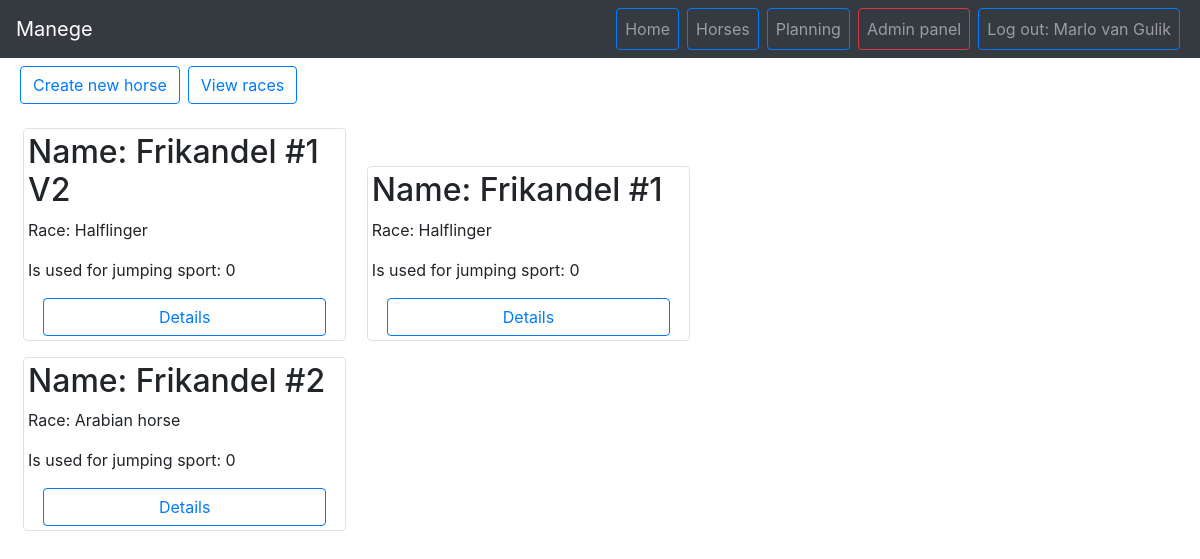
Page /horses (signed in) on the committed database.
### tables this page shows
CREATE TABLE `horses` (
  `id` int(11) NOT NULL,
  `name` varchar(30) NOT NULL,
  `race` int(11) NOT NULL,
  `age` int(11) NOT NULL,
  `used-for-jump` tinyint(1) NOT NULL,
  `height` int(11) NOT NULL
);

### core/core.php (called while the page is built, shortened)
<?php
function createConn() {
    $conn = NULL;
    try {
        $conn = new PDO(DB_TYPE . ':host=' . DB_HOST . ';dbname=' . DB_NAME . ';charset=' . DB_CHARSET, DB_USER, DB_PASS);
    } catch(PDOexception $exception) {
        echo $exception;
        return NULL;
    }
    return $conn;
}
function DBcommand($statement, $args) {
    foreach(array_keys($args) as $currentArgKey) {
        $args[$currentArgKey] = htmlspecialchars($args[$currentArgKey]);
    }
	$connection = createConn();
	if($connection != NULL) {
		$execStatement = $connection->prepare($statement);
		$execStatement->execute($args);
		$output = [
			'output' => $execStatement->fetchAll(),
			'errorCode' => $execStatement->errorCode()
		];
		return $output;
	}
}
function render($filename, $data = null)
{
	require(ROOT . 'view/templates/header.php');
	require(ROOT . 'view/' . $filename . '.php');
	require(ROOT . 'view/templates/footer.php');
}

### controller/horsesController.php (called while the page is built, shortened)
<?php
function index() {
    render("horse/index", array(
        'allHorses' => getAllHorses()
    ));
}

### public/index.php (called while the page is built, shortened)
<?php
require(ROOT . "core/core.php");
route();

### model/horsesModel.php (called while the page is built, shortened)
<?php
function getAllHorses() {
    $horses = DBcommand("SELECT * FROM horses", [])['output'];
    foreach($horses as $horseKey => $horseValue) {
        $racename = getSingleRace($horseValue['race']);
        $horses[$horseKey]['race'] = $racename['racename'];
    }
    return $horses;
}
function getSingleRace($id) {
    return DBcommand("SELECT * FROM races WHERE id = :id", [':id' => $id])['output'][0];
}

### view/horse/index.php (the view)
<nav class="navbar navbar-expand-lg">
    <ul class="navbar-nav mr-auto">
        <li class="mx-1"><a href="<?= URL ?>horses/create/horse" class="btn btn-outline-primary">Create new horse</a></li>
        <li class="mx-1"><a href="<?= URL ?>horses/races" class="btn btn-outline-primary">View races</a></li>
    </ul>
</nav>
<div class="col-lg-10 my-2">
    <?php foreach($allHorses as $tmpHorse) { ?>
        <div class="d-inline-block col-lg-4 m-2 p-1 col-12 border rounded">
            <h2>Name: <?= $tmpHorse['name'] ?></h2>
            <p>Race: <?= $tmpHorse['race'] ?></p>
            <p>Is used for jumping sport: <?= $tmpHorse['used-for-jump'] ?></p>
            <div class="col-12">
                <a class="btn btn-outline-primary btn-block" href="<?= URL . "horses/details/" . $tmpHorse['id'] ?>">Details</a>
            </div>
        </div>
    <?php } ?>
</div>

### rows in the picture
horses: name "Frikandel #1 V2", race "Halflinger", value "0"
horses: name "Frikandel #1", race "Halflinger", value "0"
horses: name "Frikandel #2", race "Arabian horse", value "0"

### other values in the picture
$_SESSION['loggedInRName'] "Marlo van Gulik"
